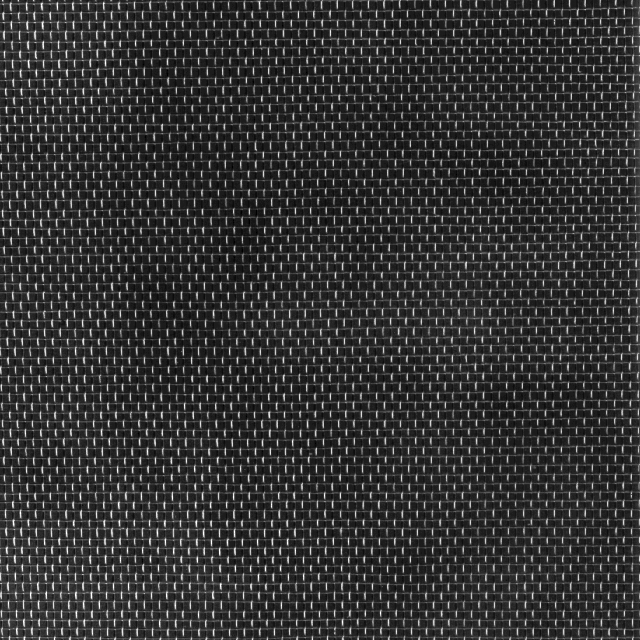
#> input picture D6.gif, 640 x 640 px
$ jupyter execute --allow-errors 'Figure_4.7c_Multiple Clusters.ipynb'
#> lines starting #> are read from the running program, lines starting #| are printed output that depends on the picture
## GMRF model

[cell 1]
import math
import matplotlib.pyplot as plt
import random
import numpy
import math
import matplotlib.pyplot as plt
import random
from scipy import signal
from scipy.spatial.distance import pdist,squareform
from sklearn import cluster
from sklearn.metrics import adjusted_rand_score
import numpy as np
from sklearn.datasets.samples_generator import make_blobs
import itertools
from sklearn.cluster import KMeans
import numpy as np
import matplotlib
import matplotlib.pyplot as plt
from scipy.cluster.hierarchy import dendrogram, linkage,fcluster
get_ipython().magic(u'matplotlib inline')
from PIL import Image
from collections import Counter
import datetime
import matplotlib.mlab as mlab

[cell 2]
def ImageToMatrix(filename):
#> called with filename = 'D6.gif'
    im = Image.open(filename)
#> im is the input picture: PIL image 640x640 L; min 0, max 255, mean 52.2
    width,height = im.size
#> width = 640; height = 640
    im = im.convert("L")
    data = im.getdata()
    data = np.matrix(data,dtype='float')/255.0

    data = data - numpy.mean(data)
    data = data/numpy.std(data)

    new_data = np.reshape(data,(height,width))
    return new_data

def MatrixToImage(data):
    data = data*255
    new_im = Image.fromarray(data.astype(np.uint8))
    return new_im

def accu(label):
    count = [[0 for ii in range(4)] for ll in range(4)]
    for h in range(len(label)):
        for g in range(len(label[0])):
            for hh in range(4):
                if h+m < nn and g+m < nn and label[h][g] == hh:
                    count[0][hh] = count[0][hh] + 1
                if h+m >= nn and g+m < nn and label[h][g] == hh:
                    count[1][hh] = count[1][hh] + 1
                if h+m < nn and g+m >= nn and label[h][g] == hh:
                    count[2][hh] = count[2][hh] + 1
                if h+m >= nn and g+m >= nn and label[h][g] == hh:
                    count[3][hh] = count[3][hh] + 1
    lis1 = [list(i) for i in list(itertools.permutations([0,1,2,3]))]
    re_sum = []
    for g in range(len(lis1)):
        summ = 0
        for h in range(4):
            summ += count[h][lis1[g][h]]
        re_sum.append(summ)
    return max(re_sum)/(len(label)*len(label[0]))

nn=80
n=2*nn
m = round(n**0.5)
fig =['D6.gif','D21.gif','D34.gif','D77.gif']

start_time = datetime.datetime.now()
filename1 = fig[0]
data1 = ImageToMatrix(filename1)
data1 = data1[0:n,0:n]
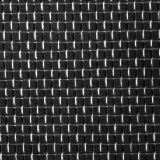
#> data1: shape (160, 160) float64; min -1.34, max 5.23, mean 0.124; drawn with min black and max white
filename2 = fig[1]
#> (the rest of this cell did not finish here and is left out)

data2 = data2[0:n,0:n]
filename3 = fig[2]
data3 = ImageToMatrix(filename3)
data3 = data3[0:n,0:n]
filename4 = fig[3]
data4 = ImageToMatrix(filename4)
data = data4[0:n,0:n]
co = 0
c1 = 0
c2 = 0
for kk in range(n):
    for jj in range(n):
        if kk < nn and jj < nn:
            co=co+1
            data[kk,jj] = data1[kk,jj]
        elif kk >= nn and jj < nn:
            c1=c1+1
            data[kk,jj] = data2[kk,jj]
        elif kk < nn and jj >= nn:
            c2=c2+1
            data[kk,jj] = data3[kk,jj]
# print(co/(n**2),c1/(n**2),c2/(n**2))
new_im = MatrixToImage(data)
plt.imshow(data, cmap=plt.cm.gray, interpolation='nearest')
plt.show()


lis = []
for i in range(m, n-m):
    for j in range(m, n-m):
        mat = data[i-m:i+m+1,j-m:j+m+1]
        matt = numpy.rot90(mat, 2)/((2*m+1)**2)
        res = signal.convolve2d(mat, matt, mode='full')
        res = res[m:3*m+1,m:3*m+1]
        res = res.flatten().tolist()
        res.append(3*i/n)
        res.append(3*j/n)
        lis.append(res)
lis1 = lis.copy()

Z = linkage(lis, 'single')
ZZ = Z[:,3]
r= 0
while ZZ[r] <= ((n-2*m)**2)*0.25:
    r=r+1
r=r-1
label = fcluster(Z,Z[r,2],'distance')
val = Counter(label).most_common(1)[0][0]
label0 = [0 if x!=val else 1 for x in label]
cou0 = 0
for i in range((n-2*m)**2):
    if label[(n-2*m)**2-1-i]==val:
        lis.pop((n-2*m)**2-1-i)
        cou0 +=1

Z = linkage(lis, 'single')
ZZ = Z[:,3]
r= 0
while ZZ[r] <= ((n-2*m)**2)*0.25:
    r=r+1
r=r-1
label = fcluster(Z,Z[r,2],'distance')
val = Counter(label).most_common(1)[0][0]
label1 = [0 if x!=val else 1 for x in label]
cou1 = 0
for i in range(len(label)):
    if label[len(label)-1-i]==val:
        lis.pop(len(label)-1-i)
        cou1 +=1

Z = linkage(lis, 'single')
ZZ = Z[:,3]
r= 0
while ZZ[r] <= ((n-2*m)**2)*0.25-1:
    r=r+1
r=r-1
label = fcluster(Z,Z[r,2],'distance')
val = Counter(label).most_common(1)[0][0]
label2 = [0 if x!=val else 1 for x in label]
cou2 =0
for i in range(len(label)):
    if label[len(label)-1-i]==val:
        lis.pop(len(label)-1-i)
        cou2 +=1

plt.rcParams['figure.figsize'] = (9, 3)
plt.subplot(1,3,1)
re_label = [0 for i in range(len(lis))]
for i in range(len(label2)):
    if label2[i]==1:
        re_label.insert(i,1)
for i in range(len(label1)):
    if label1[i]==1:
        re_label.insert(i,2)
for i in range(len(label0)):
    if label0[i]==1:
        re_label.insert(i,3)
label = np.array(re_label).reshape(n-2*m,n-2*m)
accuracy0 = accu(label)
print("Single-linkage accuracy:", accuracy0)
plt.imshow(label, cmap='gray')
plt.title('Single-linkage', fontsize =15)

plt.subplot(1,3,2)
clst=cluster.AgglomerativeClustering(n_clusters=4,linkage='ward')
label11=clst.fit_predict(lis1).reshape(n-2*m,n-2*m)
accuracy1 = accu(label11)
print("Ward-linkage accuracy:", accuracy1)
# print(sum(sum(label11))/(len(label11)*len(label11[0])))
plt.imshow(label11, cmap='gray')
plt.title('Ward-linkage', fontsize =15)

plt.subplot(1,3,3)

kmeans = KMeans(n_clusters=4, random_state=0).fit(lis1)
label2 = kmeans.labels_
label21 = np.array(label2).reshape(n-2*m,n-2*m)
accuracy2 = accu(label21)
print("K-means accuracy:", accuracy2)
# print(sum(sum(label11))/(len(label11)*len(label11[0])))
plt.imshow(label21, cmap='gray')
plt.title('K-means', fontsize =15)
plt.tight_layout()
plt.show()

end_time = datetime.datetime.now()
interval = (end_time-start_time).seconds
final_time = interval/60.0
print ('Time:', final_time, "min","\n")
